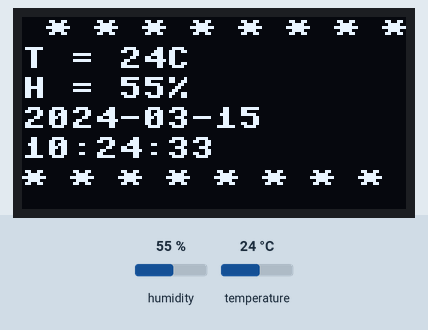
This program was run on a simulated MicroPython board. Parts: 128×64 one-colour display. Inputs (shaded band) come from the test bench; at power-on: humidity 55 %, temperature 24 °C. The clock reads 2024-03-15 10:24:30 at power-on unless the program sets it; files the program writes start out absent; what the program prints to the serial console is not drawn.

Above: at 3.2 s.
3.3 s: humidity set to 22 %
At 4.5 s:
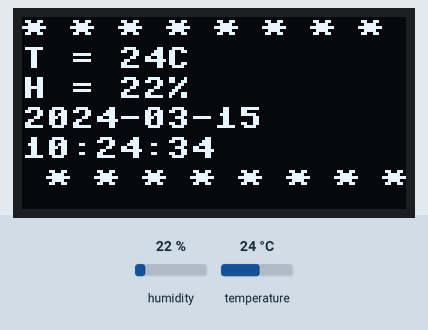
6.7 s: temperature set to 12 °C
At 8.1 s:
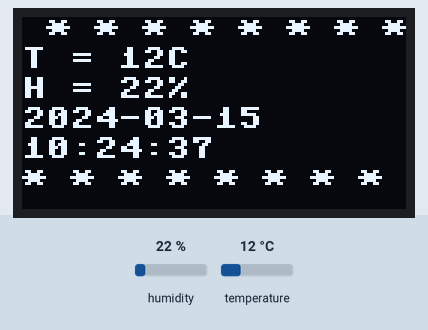
9.8 s: humidity set to 40 %
At 11.3 s:
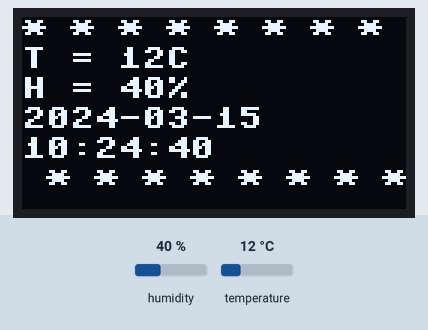
13.0 s: temperature set to 19 °C
At 14.2 s:
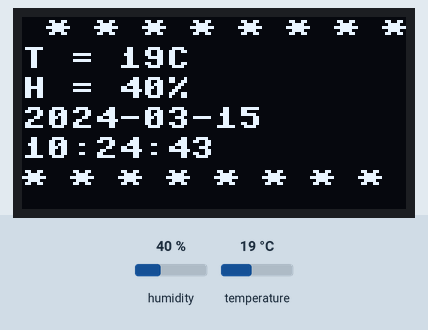
Timing chart, 0 to 16.0 s (numbered marks = the images above; inputs shaded):
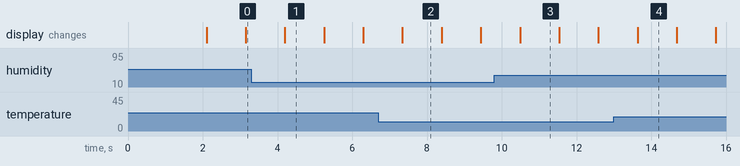

Measured:
- what the display in image 1 shows lasts 1.0 s, from 4.2 s to 5.2 s

The program:

oled_dht_csv.py
```python
from machine import Pin, I2C
from ssd1306 import SSD1306_I2C
from dht import DHT11
from utime import sleep, gmtime
import os
import sys

def get_number(number: int) -> str:
    return str(number) if number >= 10 else "0{}".format(number)

width = 128
height = 64
separator = ","

file = open("sensor.csv", "w")

i2c = I2C(0, scl = Pin(22), sda = Pin(21))
oled = SSD1306_I2C(width, height, i2c)
sensorDHT = DHT11(Pin(15))

oled.text('Welcome to the', 0, 0)
oled.text('Areandina', 0, 10)
oled.text('Control de Temperatura', 0, 20)
oled.show()
sleep(2)

file.write("Date" + separator + "T" + separator + "H" + separator + "K\n")
file.flush()
even = True

while True:
    sensorDHT.measure()

    temp = sensorDHT.temperature()
    hum = sensorDHT.humidity()
    kelvin = temp + 273

    now = gmtime()
    date_str = "{}-{}-{}".format(now[0], get_number(now[1]), get_number(now[2]))
    time_str = "{}:{}:{}".format(now[3], get_number(now[4]), get_number(now[5]))
    datetime_str = "{} {}".format(date_str, time_str)

    text = "{}{}{:02d} C{}{:02d} %{}{:02d} k\n".format(datetime_str, separator, temp, separator, hum, separator, kelvin)
    print(text)
    file.write(text)
    file.flush()

    oled.fill(0)
    oled.text("* " * 8 if even else " *" * 8, 0, 0)
    oled.text('T = {:02d}C'.format(temp), 0, 10)
    oled.text('H = {:02d}%'.format(hum), 0, 20)
    oled.text(date_str, 0, 30)
    oled.text(time_str, 0, 40)
    oled.text("* " * 8 if not even else " *" * 8, 0, 50)
    oled.show()
    even = not even
    sleep(1)
```
